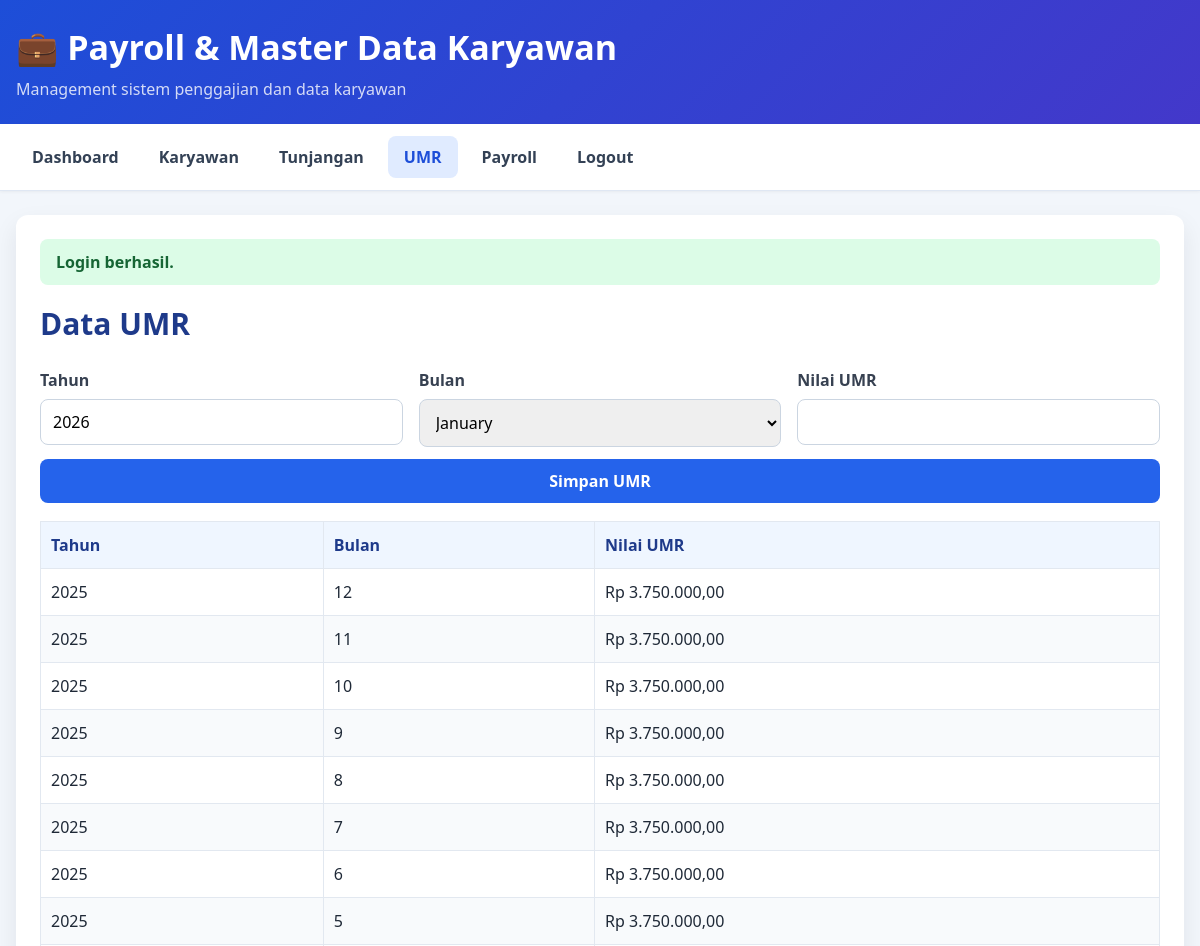
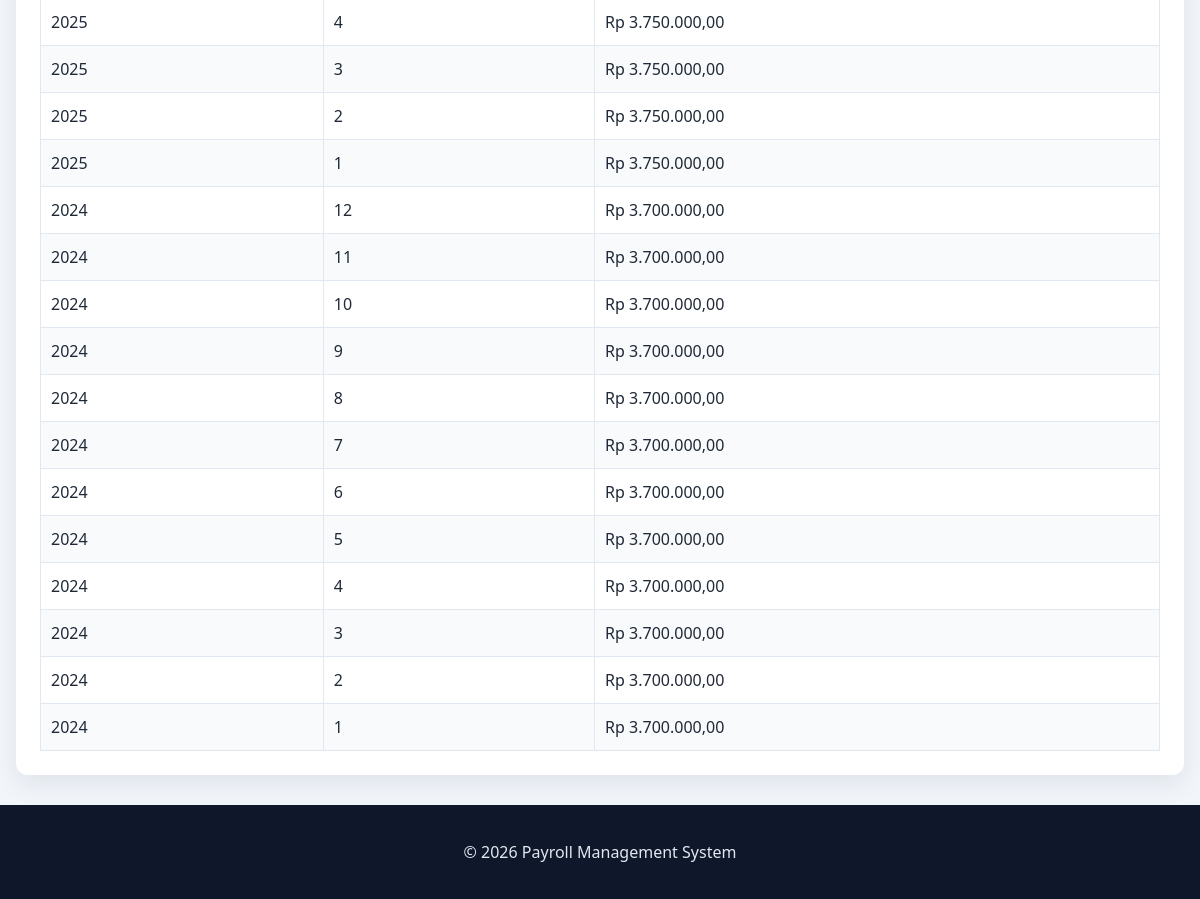
The page /index.php?page=umr (signed in) on the database its author committed (2 pictures, top to bottom).
### tables this page shows
CREATE TABLE umr (
  id_umr INT AUTO_INCREMENT PRIMARY KEY,
  tahun INT NOT NULL,
  bulan INT NOT NULL,
  jumlah_umr DECIMAL(12,2) NOT NULL,
  created_at TIMESTAMP DEFAULT CURRENT_TIMESTAMP,
  UNIQUE KEY unique_tahun_bulan (tahun, bulan)
);

### db.php (called while the page is built, shortened)
<?php
function e($value) {
    return htmlspecialchars((string) $value, ENT_QUOTES, 'UTF-8');
}
function format_rp($value) {
    return 'Rp ' . number_format((float) $value, 2, ',', '.');
}

### pages/umr.php (the view, shortened to what this page needs)
<?php
require_once __DIR__ . '/../db.php';
$umrList = $conn->query('SELECT * FROM umr ORDER BY tahun DESC, bulan DESC');
?>
<h2>Data UMR</h2>
<form method="POST" action="index.php?page=umr">
    <div class="form-wrap">
        <div>
            <label for="tahun">Tahun</label>
            <input type="number" id="tahun" name="tahun" min="2020" value="2026" required>
        </div>
        <div>
            <label for="bulan">Bulan</label>
            <select id="bulan" name="bulan" required>
                <?php for ($i = 1; $i <= 12; $i++): ?>
                    <option value="<?= $i ?>"><?= date('F', mktime(0,0,0,$i,1,2024)) ?></option>
                <?php endfor; ?>
            </select>
        </div>
        <div>
            <label for="jumlah_umr">Nilai UMR</label>
            <input type="number" id="jumlah_umr" name="jumlah_umr" step="1000" min="0" required>
        </div>
    </div>
    <div class="form-actions">
        <button type="submit" name="save_umr">Simpan UMR</button>
    </div>
</form>
<div class="table-wrap">
    <table>
        <thead>
            <tr>
                <th>Tahun</th>
                <th>Bulan</th>
                <th>Nilai UMR</th>
            </tr>
        </thead>
        <tbody>
            <?php while ($row = $umrList->fetch_assoc()): ?>
                <tr>
                    <td><?= e($row['tahun']) ?></td>
                    <td><?= e($row['bulan']) ?></td>
                    <td><?= format_rp($row['jumlah_umr']) ?></td>
                </tr>
            <?php endwhile; ?>
        </tbody>
    </table>
</div>

### index.php (shortened to what this page needs)
<?php
require_once __DIR__ . '/db.php';
$page = $_GET['page'] ?? 'dashboard';
?>
<!DOCTYPE html>
<html lang="id">
<head>
    <link rel="stylesheet" href="style.css">
</head>
<body>
    <header>
        <div class="container">
            <h1>💼 Payroll & Master Data Karyawan</h1>
            <p>Management sistem penggajian dan data karyawan</p>
        </div>
    </header>
    <nav class="top-nav">
        <div class="container nav-wrap">
            <a href="index.php?page=dashboard" class="<?= $page === 'dashboard' ? 'active' : '' ?>">Dashboard</a>
            <a href="index.php?page=karyawan" class="<?= $page === 'karyawan' ? 'active' : '' ?>">Karyawan</a>
            <a href="index.php?page=tunjangan" class="<?= $page === 'tunjangan' ? 'active' : '' ?>">Tunjangan</a>
            <a href="index.php?page=umr" class="<?= $page === 'umr' ? 'active' : '' ?>">UMR</a>
            <a href="index.php?page=payroll" class="<?= $page === 'payroll' ? 'active' : '' ?>">Payroll</a>
            <a href="logout.php" class="logout-link">Logout</a>
        </div>
    </nav>
    <main class="container main-box">
        <?php
        if (isset($_SESSION['success'])) {
            echo '<div class="alert success">' . e($_SESSION['success']) . '</div>';
        }
        switch ($page) {
            case 'umr':
                include __DIR__ . '/pages/umr.php';
                break;
        }
        ?>
    </main>
    <footer>
        <div class="container">
            <p>© 2026 Payroll Management System</p>
        </div>
    </footer>
</body>
</html>

### style.css (style rules this page uses)
* { box-sizing: border-box; }
body { margin: 0; font-family: 'Segoe UI', Tahoma, Geneva, Verdana, sans-serif; background: #f2f6fb; color: #1f2937; }
.container { width: min(1200px, calc(100% - 32px)); margin: 0 auto; }
header { background: linear-gradient(135deg, #1d4ed8 0%, #4338ca 100%); color: #fff; padding: 24px 0; }
header h1 { margin: 0 0 8px; font-size: clamp(24px, 3vw, 34px); }
header p { margin: 0; opacity: 0.8; }
.top-nav { background: #fff; border-bottom: 1px solid #dfe7f3; box-shadow: 0 1px 3px rgba(0,0,0,.05); }
.nav-wrap { display: flex; flex-wrap: wrap; gap: 8px; padding: 12px 0; }
.top-nav a { text-decoration: none; color: #334155; padding: 10px 16px; border-radius: 8px; font-weight: 600; transition: .2s ease; }
.top-nav a:hover, .top-nav a.active { background: #e0ebff; color: #1d4ed8; }
.main-box { background: #fff; margin-top: 24px; margin-bottom: 30px; border-radius: 12px; padding: 24px; box-shadow: 0 10px 25px rgba(15, 23, 42, 0.08); }
h2 { margin-top: 0; color: #1e3a8a; font-size: 30px; }
.form-wrap { display: grid; grid-template-columns: repeat(auto-fit, minmax(220px, 1fr)); gap: 16px; }
label { display: block; margin-bottom: 8px; font-weight: 600; color: #374151; }
input, select, textarea, button { width: 100%; padding: 11px 12px; border-radius: 8px; border: 1px solid #cbd5e1; font: inherit; }
button { cursor: pointer; background: #2563eb; color: #fff; border: none; font-weight: 700; transition: .2s ease; }
.form-actions { display: flex; gap: 10px; flex-wrap: wrap; margin-top: 12px; }
.table-wrap { overflow-x: auto; margin-top: 18px; }
table { width: 100%; border-collapse: collapse; background: #fff; }
th, td { border: 1px solid #e2e8f0; padding: 12px 10px; text-align: left; vertical-align: top; }
th { background: #eff6ff; color: #1e3a8a; }
tbody tr:nth-child(even) { background: #f8fafc; }
.alert { padding: 12px 16px; border-radius: 8px; margin-bottom: 18px; font-weight: 600; }
.alert.success { background: #dcfce7; color: #166534; }
footer { background: #0f172a; color: #e2e8f0; text-align: center; padding: 20px 0; }

### rows shown on the page
umr: tahun "2025", bulan "12", jumlah_umr "Rp 3.750.000,00"
umr: tahun "2025", bulan "11", jumlah_umr "Rp 3.750.000,00"
umr: tahun "2025", bulan "10", jumlah_umr "Rp 3.750.000,00"
umr: tahun "2025", bulan "9", jumlah_umr "Rp 3.750.000,00"
umr: tahun "2025", bulan "8", jumlah_umr "Rp 3.750.000,00"
umr: tahun "2025", bulan "7", jumlah_umr "Rp 3.750.000,00"
umr: tahun "2025", bulan "6", jumlah_umr "Rp 3.750.000,00"
umr: tahun "2025", bulan "5", jumlah_umr "Rp 3.750.000,00"
umr: tahun "2025", bulan "4", jumlah_umr "Rp 3.750.000,00"
umr: tahun "2025", bulan "3", jumlah_umr "Rp 3.750.000,00"
umr: tahun "2025", bulan "2", jumlah_umr "Rp 3.750.000,00"
umr: tahun "2025", bulan "1", jumlah_umr "Rp 3.750.000,00"
umr: tahun "2024", bulan "12", jumlah_umr "Rp 3.700.000,00"
umr: tahun "2024", bulan "11", jumlah_umr "Rp 3.700.000,00"
umr: tahun "2024", bulan "10", jumlah_umr "Rp 3.700.000,00"
umr: tahun "2024", bulan "9", jumlah_umr "Rp 3.700.000,00"
umr: tahun "2024", bulan "8", jumlah_umr "Rp 3.700.000,00"
umr: tahun "2024", bulan "7", jumlah_umr "Rp 3.700.000,00"
umr: tahun "2024", bulan "6", jumlah_umr "Rp 3.700.000,00"
umr: tahun "2024", bulan "5", jumlah_umr "Rp 3.700.000,00"
umr: tahun "2024", bulan "4", jumlah_umr "Rp 3.700.000,00"
umr: tahun "2024", bulan "3", jumlah_umr "Rp 3.700.000,00"
umr: tahun "2024", bulan "2", jumlah_umr "Rp 3.700.000,00"
umr: tahun "2024", bulan "1", jumlah_umr "Rp 3.700.000,00"

### other values the page prints
$_SESSION['success'] "Login berhasil."
form field bulan "January"
